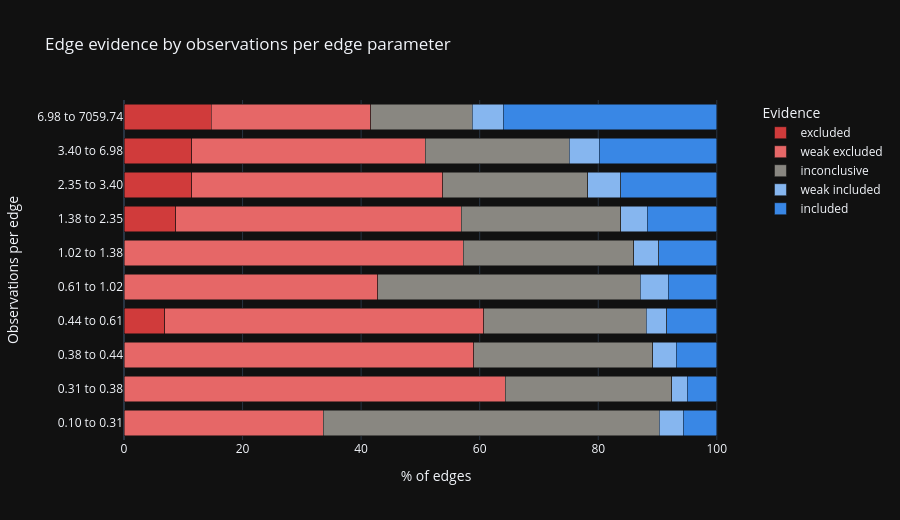

The cell this chart's notebook holds for it:
### Markdown cell above
The paper mentioned 31.7% being inconclusive, so this sanity check "sort of" passes...

Now that I think about it, we'd seen in the observations/edge ratio that a lot of networks are small and have few observations. What're the chances that the inconclusive edges are concentrated in these small networks?

### Code cell
edges["obs_group"] = pd.qcut(edges.obs_per_edge, 10, duplicates="drop")
by_group = (
    edges.groupby(["obs_group", "evidence"], observed=True).size().rename("n").reset_index()
)
by_group["pct"] = (
    by_group.n / by_group.groupby("obs_group", observed=True).n.transform("sum") * 100
)
by_group["band"] = by_group.obs_group.apply(lambda i: f"{i.left:.2f} to {i.right:.2f}")

# plotly sorts these as strings otherwise, which drops "7.00 to 7059.74" in the middle
# of the axis and hides the whole point of the chart
band_order = (
    by_group.drop_duplicates("obs_group")
    .sort_values("obs_group", key=lambda c: [i.left for i in c])
    .band.tolist()
)

print("poorest and richest tenth, % of edges:")
print(
    by_group[by_group.band.isin([band_order[0], band_order[-1]])]
    .pivot(index="evidence", columns="band", values="pct")
    .round(1)
    .to_string()
)

fig = px.bar(
    by_group,
    x="pct",
    y="band",
    color="evidence",
    orientation="h",
    template=TEMPLATE,
    color_discrete_map=EVIDENCE_COLORS,
    category_orders={"evidence": EVIDENCE_ORDER, "band": band_order},
    title="Edge evidence by observations per edge parameter",
    labels={"pct": "% of edges", "band": "Observations per edge", "evidence": "Evidence"},
)
fig.update_layout(
    barmode="stack",
    height=520,
    bargap=0.25,
    yaxis=dict(categoryorder="array", categoryarray=band_order),
)
show(fig, "evidence_by_obs")

### Figure 1 — Plotly figure (JSON) as saved in the notebook; plotly's stock layout.template omitted (floating-point values rounded to 4 significant figures)
{"data": [{"hovertemplate": "Evidence=excluded<br>% of edges=%{x}<br>Observations per edge=%{y}<extra></extra>", "legendgroup": "excluded", "marker": {"color": "#d03b3b", "pattern": {"shape": ""}}, "name": "excluded", "orientation": "h", "showlegend": true, "textposition": "auto", "type": "bar", "x": [6.883, 8.755, 11.41, 11.45, 14.68], "xaxis": "x", "y": ["0.44 to 0.61", "1.38 to 2.35", "2.35 to 3.40", "3.40 to 6.98", "6.98 to 7059.74"], "yaxis": "y"}, {"hovertemplate": "Evidence=weak excluded<br>% of edges=%{x}<br>Observations per edge=%{y}<extra></extra>", "legendgroup": "weak excluded", "marker": {"color": "#e66767", "pattern": {"shape": ""}}, "name": "weak excluded", "orientation": "h", "showlegend": true, "textposition": "auto", "type": "bar", "x": [33.59, 64.3, 58.97, 53.82, 42.84, 57.25, 48.14, 42.38, 39.38, 26.92], "xaxis": "x", "y": ["0.10 to 0.31", "0.31 to 0.38", "0.38 to 0.44", "0.44 to 0.61", "0.61 to 1.02", "1.02 to 1.38", "1.38 to 2.35", "2.35 to 3.40", "3.40 to 6.98", "6.98 to 7059.74"], "yaxis": "y"}, {"hovertemplate": "Evidence=inconclusive<br>% of edges=%{x}<br>Observations per edge=%{y}<extra></extra>", "legendgroup": "inconclusive", "marker": {"color": "#898781", "pattern": {"shape": ""}}, "name": "inconclusive", "orientation": "h", "showlegend": true, "textposition": "auto", "type": "bar", "x": [56.73, 28.08, 30.2, 27.37, 44.25, 28.75, 26.87, 24.47, 24.24, 17.12], "xaxis": "x", "y": ["0.10 to 0.31", "0.31 to 0.38", "0.38 to 0.44", "0.44 to 0.61", "0.61 to 1.02", "1.02 to 1.38", "1.38 to 2.35", "2.35 to 3.40", "3.40 to 6.98", "6.98 to 7059.74"], "yaxis": "y"}, {"hovertemplate": "Evidence=weak included<br>% of edges=%{x}<br>Observations per edge=%{y}<extra></extra>", "legendgroup": "weak included", "marker": {"color": "#86b6ef", "pattern": {"shape": ""}}, "name": "weak included", "orientation": "h", "showlegend": true, "textposition": "auto", "type": "bar", "x": [3.994, 2.609, 3.985, 3.458, 4.767, 4.242, 4.504, 5.534, 5.076, 5.268], "xaxis": "x", "y": ["0.10 to 0.31", "0.31 to 0.38", "0.38 to 0.44", "0.44 to 0.61", "0.61 to 1.02", "1.02 to 1.38", "1.38 to 2.35", "2.35 to 3.40", "3.40 to 6.98", "6.98 to 7059.74"], "yaxis": "y"}, {"hovertemplate": "Evidence=included<br>% of edges=%{x}<br>Observations per edge=%{y}<extra></extra>", "legendgroup": "included", "marker": {"color": "#3987e5", "pattern": {"shape": ""}}, "name": "included", "orientation": "h", "showlegend": true, "textposition": "auto", "type": "bar", "x": [5.691, 5.018, 6.846, 8.466, 8.149, 9.759, 11.73, 16.2, 19.85, 36.01], "xaxis": "x", "y": ["0.10 to 0.31", "0.31 to 0.38", "0.38 to 0.44", "0.44 to 0.61", "0.61 to 1.02", "1.02 to 1.38", "1.38 to 2.35", "2.35 to 3.40", "3.40 to 6.98", "6.98 to 7059.74"], "yaxis": "y"}], "layout": {"bargap": 0.25, "barmode": "stack", "height": 520, "legend": {"title": {"text": "Evidence"}, "tracegroupgap": 0}, "title": {"text": "Edge evidence by observations per edge parameter"}, "xaxis": {"anchor": "y", "domain": [0, 1], "title": {"text": "% of edges"}}, "yaxis": {"anchor": "x", "categoryarray": ["0.10 to 0.31", "0.31 to 0.38", "0.38 to 0.44", "0.44 to 0.61", "0.61 to 1.02", "1.02 to 1.38", "1.38 to 2.35", "2.35 to 3.40", "3.40 to 6.98", "6.98 to 7059.74"], "categoryorder": "array", "domain": [0, 1], "title": {"text": "Observations per edge"}}}}
